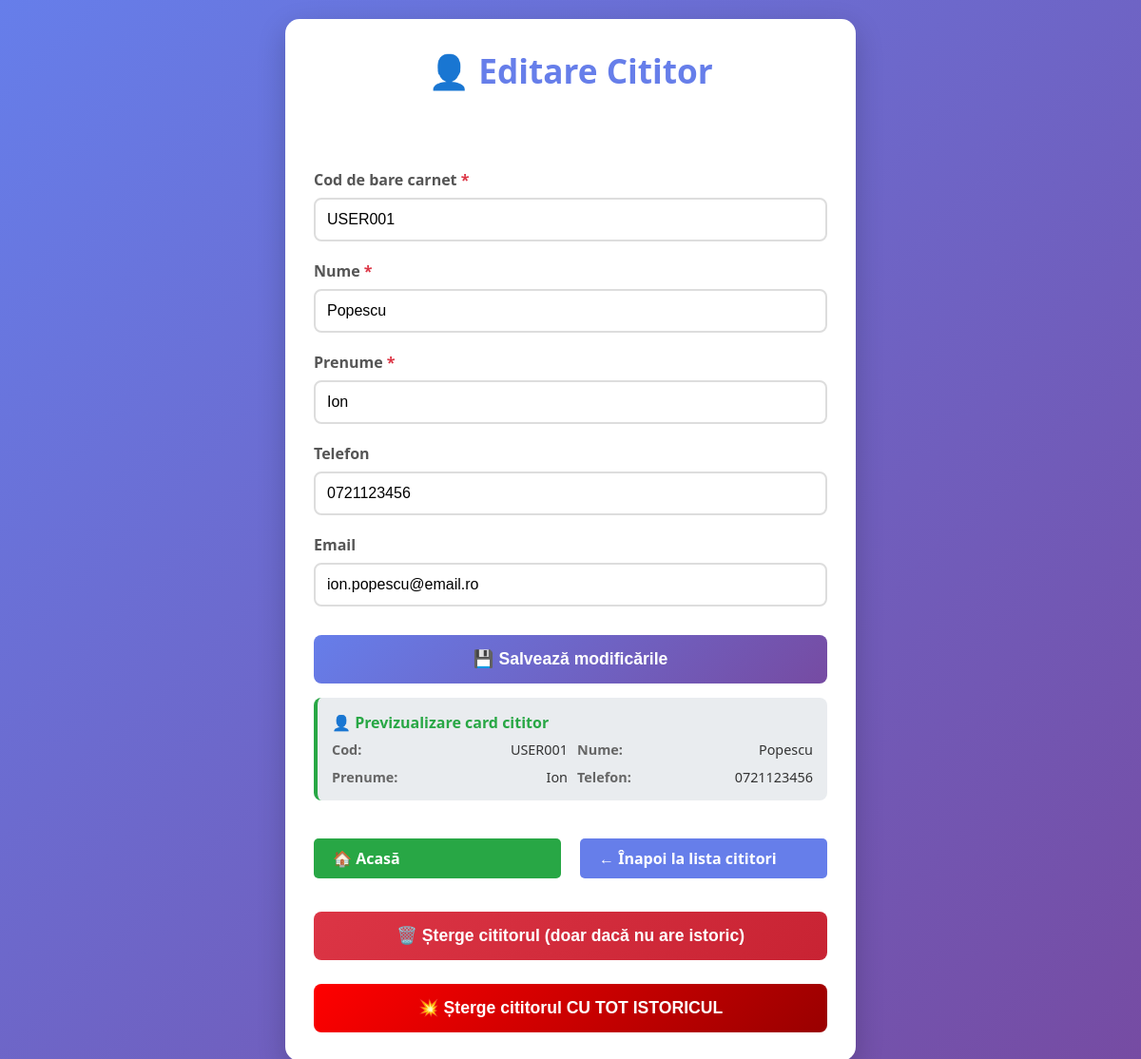
Screenshot of /editare_cititor.php?id=1 with the database file from the repository.
### tables this page shows
CREATE TABLE IF NOT EXISTS cititori (
    id INT AUTO_INCREMENT PRIMARY KEY,
    cod_bare VARCHAR(50) UNIQUE NOT NULL,
    nume VARCHAR(100) NOT NULL,
    prenume VARCHAR(100) NOT NULL,
    telefon VARCHAR(20),
    email VARCHAR(100),
    data_inregistrare TIMESTAMP DEFAULT CURRENT_TIMESTAMP,
    INDEX idx_cod_bare (cod_bare)
);

### editare_cititor.php (the view, shortened to what this page needs)
<?php
require_once 'config.php';
$mesaj = '';
$tip_mesaj = '';
$id = (int)$_GET['id'];
$stmt = $pdo->prepare("SELECT * FROM cititori WHERE id = ?");
$stmt->execute([$id]);
$cititor = $stmt->fetch();
?>
<!DOCTYPE html>
<html lang="ro">
<head>
</head>
<body>
    <div class="container">
        <h1>👤 Editare Cititor</h1>
        <?php if (isset($mesaj)): ?>
            <div class="alert alert-<?php echo $tip_mesaj; ?>">
            </div>
        <?php endif; ?>
        <form method="POST" id="cititorForm">
            <div class="form-group">
                <label>Cod de bare carnet <span class="required">*</span></label>
                <input type="text" name="cod_bare" value="<?php echo htmlspecialchars($cititor['cod_bare']); ?>" required>
            </div>
            <div class="form-group">
                <label>Nume <span class="required">*</span></label>
                <input type="text" name="nume" value="<?php echo htmlspecialchars($cititor['nume']); ?>" required>
            </div>
            <div class="form-group">
                <label>Prenume <span class="required">*</span></label>
                <input type="text" name="prenume" value="<?php echo htmlspecialchars($cititor['prenume']); ?>" required>
            </div>
            <div class="form-group">
                <label>Telefon</label>
                <input type="tel" name="telefon" value="<?php echo htmlspecialchars($cititor['telefon'] ?: ''); ?>">
            </div>
            <div class="form-group">
                <label>Email</label>
                <input type="email" name="email" value="<?php echo htmlspecialchars($cititor['email'] ?: ''); ?>">
            </div>
            <button type="submit">💾 Salvează modificările</button>
        </form>
        <div class="preview-card" id="previewCard">
            <h4>👤 Previzualizare card cititor</h4>
            <div class="card-grid">
                <div class="card-item">
                    <span class="card-label">Cod:</span>
                    <span class="card-value" id="previewCod"><?php echo htmlspecialchars($cititor['cod_bare']); ?></span>
                </div>
                <div class="card-item">
                    <span class="card-label">Nume:</span>
                    <span class="card-value" id="previewNume"><?php echo htmlspecialchars($cititor['nume']); ?></span>
                </div>
                <div class="card-item">
                    <span class="card-label">Prenume:</span>
                    <span class="card-value" id="previewPrenume"><?php echo htmlspecialchars($cititor['prenume']); ?></span>
                </div>
                <div class="card-item">
                    <span class="card-label">Telefon:</span>
                    <span class="card-value" id="previewTelefon"><?php echo htmlspecialchars($cititor['telefon'] ?: '-'); ?></span>
                </div>
            </div>
        </div>
        <div class="action-buttons">
            <a href="index.php" class="home-link">🏠 Acasă</a>
            <a href="cititori.php" class="back-link">← Înapoi la lista cititori</a>
        </div>
		<form method="POST" style="margin-top: 20px;" onsubmit="return confirm('⚠️ Ești sigur că vrei să ștergi acest cititor?\n\nAceastă acțiune NU poate fi anulată!')">
			<button type="submit" class="delete-btn">🗑️ Șterge cititorul (doar dacă nu are istoric)</button>
		</form>
		<form method="POST" style="margin-top: 10px;" onsubmit="return confirm('🚨 ATENȚIE!\n\nVei șterge cititorul ȘI TOATE împrumuturile lui din istoric!\n\nAceastă acțiune NU poate fi anulată!\n\nEști absolut sigur?')">
			<button type="submit" class="delete-btn" style="background: linear-gradient(135deg, #ff0000 0%, #990000 100%);">
				💥 Șterge cititorul CU TOT ISTORICUL
			</button>
		</form>
    </div>
</body>
</html>

### editare_cititor.php (style rules this page uses)
* { margin: 0; padding: 0; box-sizing: border-box; }
body { font-family: 'Segoe UI', Tahoma, Geneva, Verdana, sans-serif; background: linear-gradient(135deg, #667eea 0%, #764ba2 100%); min-height: 100vh; padding: 20px; }
.container { max-width: 600px; margin: 0 auto; background: white; border-radius: 15px; padding: 30px; box-shadow: 0 10px 30px rgba(0,0,0,0.2); }
h1 { color: #667eea; margin-bottom: 30px; font-size: 2.2em; text-align: center; }
.form-group { margin-bottom: 20px; }
label { display: block; margin-bottom: 8px; font-weight: 600; color: #555; font-size: 1em; }
input { width: 100%; padding: 12px; border: 2px solid #ddd; border-radius: 8px; font-size: 1em; transition: border-color 0.3s; }
.required { color: #dc3545; font-weight: bold; }
button { width: 100%; padding: 15px; background: linear-gradient(135deg, #667eea 0%, #764ba2 100%); color: white; border: none; border-radius: 8px; font-size: 1.1em; font-weight: 600; cursor: pointer; margin-top: 10px; transition: transform 0.2s, box-shadow 0.2s; }
.delete-btn { background: linear-gradient(135deg, #dc3545 0%, #c82333 100%); margin-top: 15px; }
.action-buttons { display: flex; gap: 10px; margin-top: 20px; }
.action-buttons a, .action-buttons button { flex: 1; }
.alert { padding: 15px; border-radius: 8px; margin-bottom: 20px; }
.back-link, .home-link { display: inline-block; margin-top: 20px; color: white; text-decoration: none; font-weight: 600; padding: 10px 20px; border-radius: 5px; transition: all 0.3s; }
.home-link { background: #28a745; margin-right: 10px; }
.back-link { background: #667eea; color: white; }
.preview-card { background: #e9ecef; border-radius: 8px; padding: 15px; margin-top: 15px; border-left: 4px solid #28a745; }
.preview-card h4 { margin-bottom: 8px; color: #28a745; font-size: 1em; }
.card-grid { display: grid; grid-template-columns: 1fr 1fr; gap: 10px; font-size: 0.9em; }
.card-item { display: flex; justify-content: space-between; }
.card-label { font-weight: 600; color: #666; }
.card-value { color: #333; }

### rows the page displays
cititori: cod_bare "USER001", nume "Popescu", prenume "Ion", telefon "0721123456", email "ion.popescu@email.ro"
